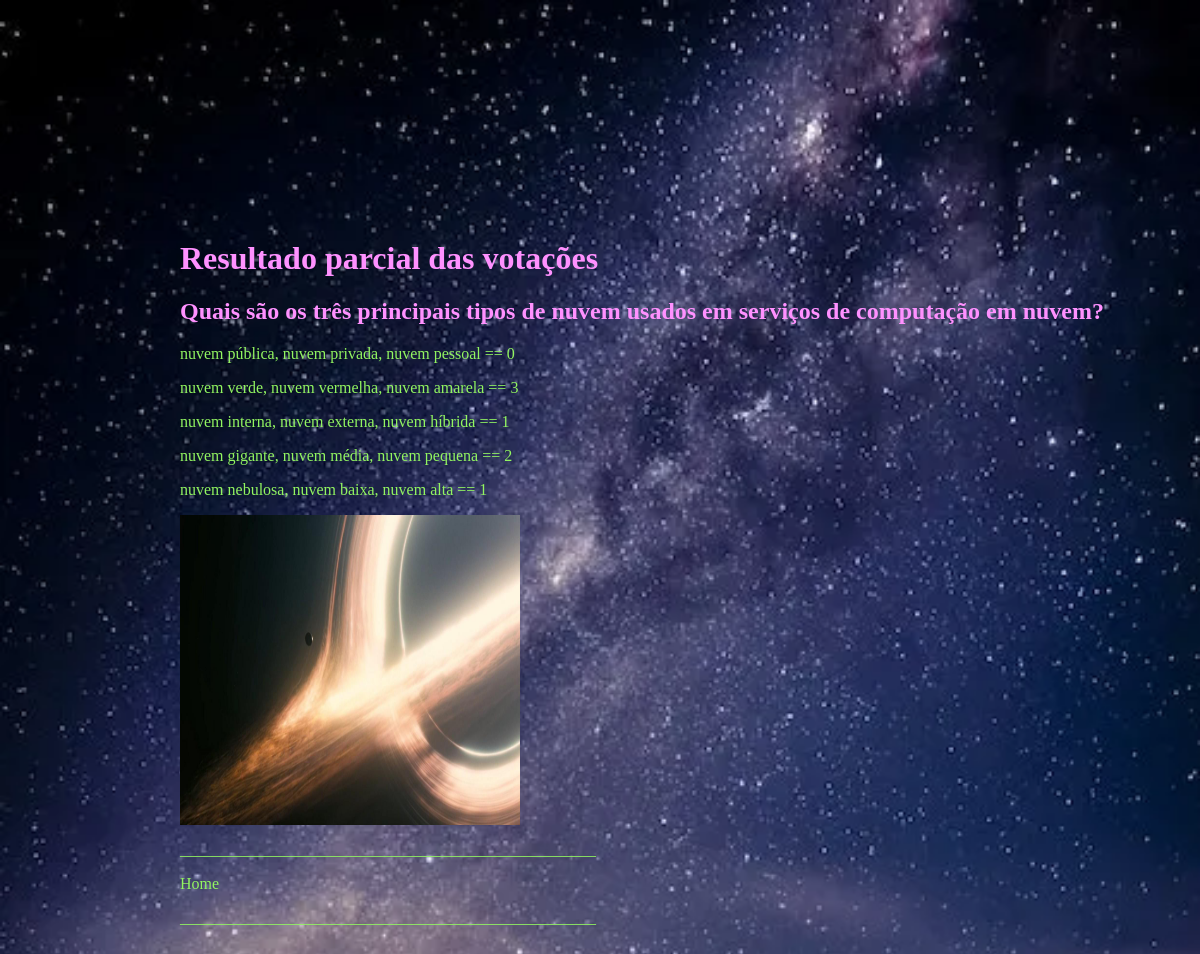
Before: /myApp/results/11 with the older database file.
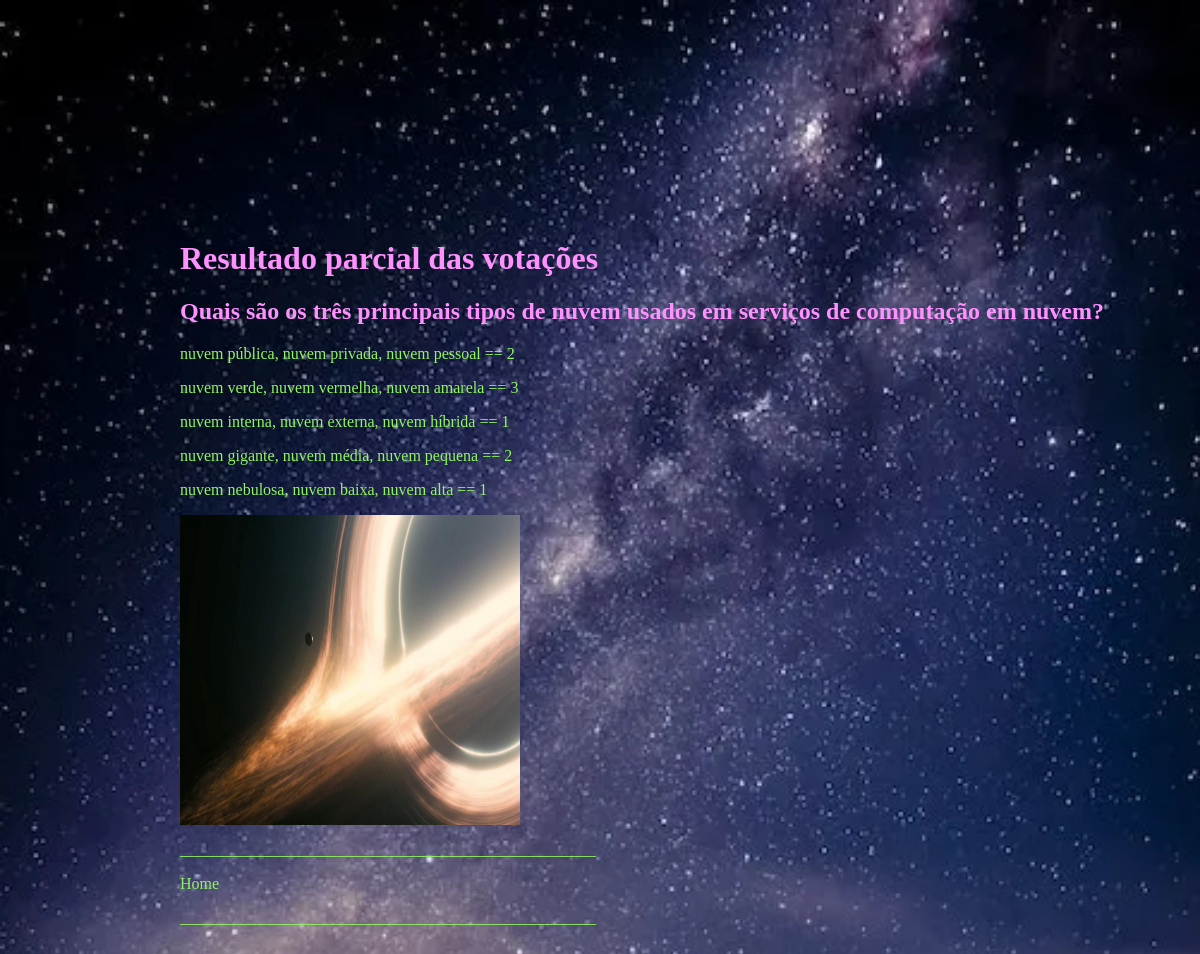
After: the same page with the newer database file.
### myApp/models.py (models this page shows, shortened)
class Pergunta(models.Model):
    texto = models.CharField(max_length = 150)
    data_pub = models.DateTimeField('Data de publicação')
    ativo = models.BooleanField(default = True)

class Alternativa(models.Model):
    texto=models.CharField(max_length=80)
    qtd_votos=models.IntegerField(default=0)
    pergunta = models.ForeignKey(Pergunta, on_delete=models.CASCADE)
    ativo = models.BooleanField(default = True)

### myApp/views.py (the view)
# urls.py: path('results/<int:pergunta_id>',views.results,name='results')
def results(request, pergunta_id):
    alt = get_object_or_404(Pergunta, pk = pergunta_id)
    return render(request, 'myApp/results.html',{'context':alt})

### myApp/templates/myApp/results.html
{% load static %}
<html>
    <head>
       <link rel="stylesheet" type="text/css" href="{% static 'myApp/resultado.css' %}"/>
    </head>
    <body>
        {%if context %}
         <h1>Resultado parcial das votações</h1>
         <h2>{{context.texto}}</h2>
         {% for alt in context.alternativa_set.all %}
            <p>{{alt.texto}} == {{alt.qtd_votos}}</p>
         {% endfor %}
        {%endif%}
        <img src="{% static 'myApp/img/galatic.png'%}" width="340px" height="310px"/>
        <br/>
         <div class="rodape">
           <p>____________________________________________________</p>
           <a href="{% url 'myApp:principal'%}">Home</a>
           <p>____________________________________________________</p>
        </div>
        <br/>
    </body>
</html>

### static/myApp/resultado.css (style rules this page uses)
body { width: 1000px; margin-top: 30vh; margin-left: 15vw; background-image: url("./img/foto-vertical-de-um-lindo-ceu-estrelado_181624-25916.png"); background-repeat: no-repeat; background-size: cover; }
h1 { color:#ff91ff; }
h2 { color:#ff91ff; }
a { color: #92f561; text-decoration: none; }
p { color: #92f561; }

Changed rows visible on the page:
changed Alternativa "nuvem pública, nuvem privada, nuvem pessoal": qtd_votos "0" → "2"
